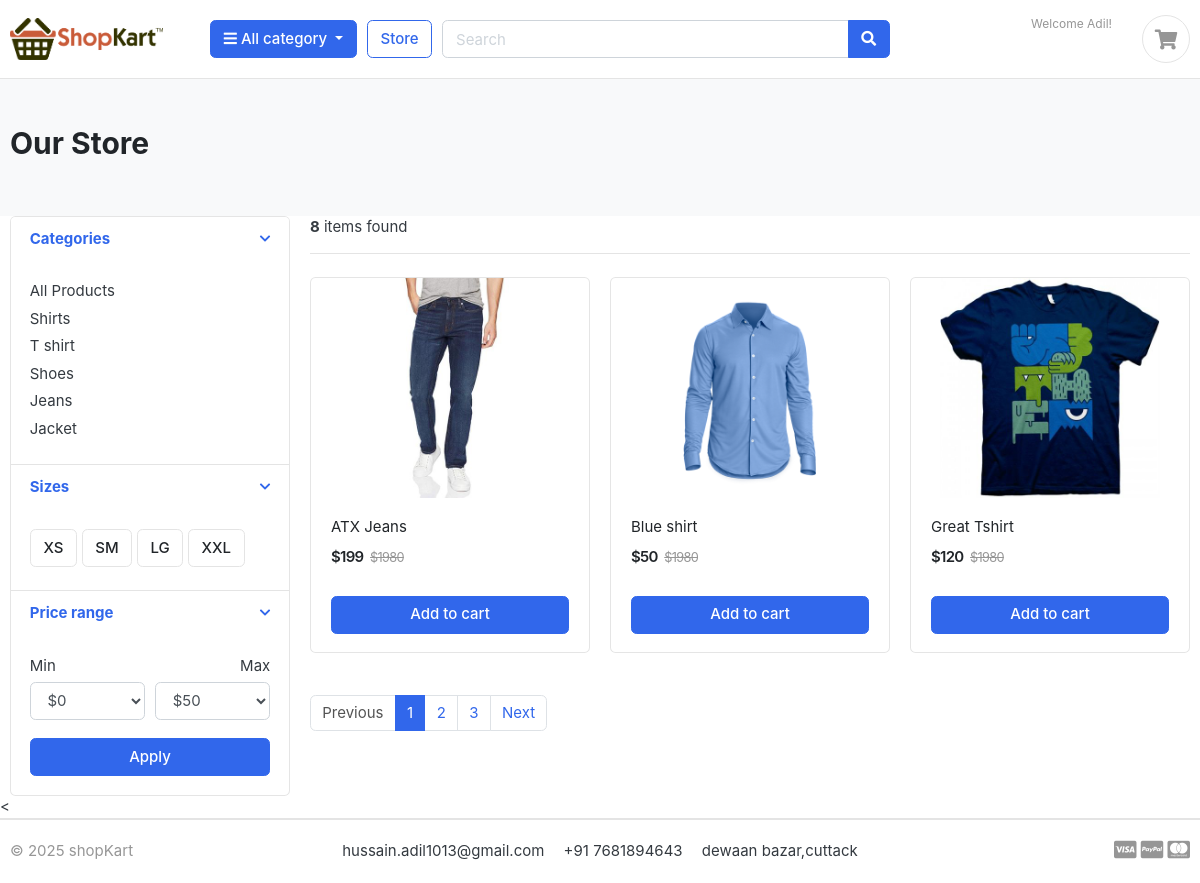
/store/ (signed in), run on the app's committed database.
### accounts/models.py (models this page shows, shortened)
class Account(AbstractBaseUser):
    first_name      = models.CharField(max_length=50)
    last_name       = models.CharField(max_length=50)
    username        = models.CharField(max_length=50, unique=True)
    email           = models.EmailField(max_length=100, unique=True)
    phone_number    = models.CharField(max_length=50)
    date_joined     = models.DateTimeField(auto_now_add=True)
    last_login      = models.DateTimeField(auto_now_add=True)
    is_admin        = models.BooleanField(default=False)
    is_staff        = models.BooleanField(default=False)
    is_active        = models.BooleanField(default=False)
    is_superadmin        = models.BooleanField(default=False)
    USERNAME_FIELD = 'email'
    REQUIRED_FIELDS = ['username', 'first_name', 'last_name']
    objects = MyAccountManager()

### category/models.py (models this page shows, shortened)
class Category(models.Model):
    category_name = models.CharField(max_length=50, unique=True)
    slug = models.SlugField(max_length=100, unique=True)
    description = models.TextField(max_length=255, blank=True)
    cat_image = models.ImageField(upload_to='photos/categories', blank=True)
    class Meta:
        verbose_name = 'category'
        verbose_name_plural = 'categories'
    def get_url(self):
            return reverse('products_by_category', args=[self.slug])

### store/models.py (models this page shows, shortened)
class Product(models.Model):
    product_name    = models.CharField(max_length=200, unique=True)
    slug            = models.SlugField(max_length=200, unique=True)
    description     = models.TextField(max_length=500, blank=True)
    price           = models.IntegerField()
    images          = models.ImageField(upload_to='photos/products')
    stock           = models.IntegerField()
    is_available    = models.BooleanField(default=True)
    category        = models.ForeignKey(Category, on_delete=models.CASCADE)
    created_date    = models.DateTimeField(auto_now_add=True)
    modified_date   = models.DateTimeField(auto_now=True)

### store/views.py (the view)
# urls.py: path('store/',include('store.urls')),
def store(request, category_slug=None):
    categories = None
    products = None
    if category_slug != None:
        categories = get_object_or_404(Category, slug=category_slug)
        products = Product.objects.filter(category=categories, is_available=True)
        paginator = Paginator(products, 1)
        page = request.GET.get('page')
        paged_products = paginator.get_page(page)
        product_count = products.count()
    else:
        products = Product.objects.all().filter(is_available=True).order_by('id')
        paginator = Paginator(products, 3)
        page = request.GET.get('page')
        paged_products = paginator.get_page(page)
        product_count = products.count()
    context = {
        'products': paged_products,
        'product_count': product_count,
    }
    return render(request, 'store/store.html', context)

### category/context_processors.py (called while the page is built)
def menu_links(request):
    links = Category.objects.all()
    return dict(links=links)

### templates/store/store.html (shortened to what this page needs)
{% extends 'base.html' %}
{% load static %}
{% block content %}
<section class="section-pagetop bg">
<div class="container">
	<h2 class="title-page">Our Store</h2>
</div>
</section section class="section-content padding-y">
<div class="container">
<div class="row">
	<aside class="col-md-3">
<div class="card">
	<article class="filter-group">
		<header class="card-header">
			<a href="#" data-toggle="collapse" data-target="#collapse_1" aria-expanded="true" class="">
				<i class="icon-control fa fa-chevron-down"></i>
				<h6 class="title">Categories</h6>
			</a>
		</header>
		<div class="filter-content collapse show" id="collapse_1" style="">
			<div class="card-body">
				<ul class="list-menu">
					<li><a href="{% url 'store' % }">All Products </a></li>
					{% for category in links %}
				<li><a href="{{ category.get_url }}">{{ category.category_name }} </a></li>
				</ul>
			</div>
		</div>
	</article>
	<article class="filter-group">
		<header class="card-header">
			<a href="#" data-toggle="collapse" data-target="#collapse_4" aria-expanded="true" class="">
				<i class="icon-control fa fa-chevron-down"></i>
				<h6 class="title">Sizes </h6>
			</a>
		</header>
		<div class="filter-content collapse show" id="collapse_4" style="">
			<div class="card-body">
			  <label class="checkbox-btn">
			    <span class="btn btn-light"> XS </span>
			  </label>
			  <label class="checkbox-btn">
			    <span class="btn btn-light"> SM </span>
			  </label>
			  <label class="checkbox-btn">
			    <span class="btn btn-light"> LG </span>
			  </label>
			  <label class="checkbox-btn">
			    <span class="btn btn-light"> XXL </span>
			  </label>
		</div>
		</div>
	</article>
	<article class="filter-group">
		<header class="card-header">
			<a href="#" data-toggle="collapse" data-target="#collapse_3" aria-expanded="true" class="">
				<i class="icon-control fa fa-chevron-down"></i>
				<h6 class="title">Price range </h6>
			</a>
		</header>
		<div class="filter-content collapse show" id="collapse_3" style="">
			<div class="card-body">
				<div class="form-row">
				<div class="form-group col-md-6">
				  <label>Min</label>
				  	<select class="mr-2 form-control">
						<option value="0">$0</option>
					</select>
				</div>
				<div class="form-group text-right col-md-6">
				  <label>Max</label>
				  	<select class="mr-2 form-control">
						<option value="50">$50</option>
					</select>
				</div>
				</div>
				<button class="btn btn-block btn-primary">Apply</button>
			</div>
		</div>
	</article>
</div>
	</aside>
	<main class="col-md-9">
<header class="border-bottom mb-4 pb-3">
		<div class="form-inline">
			<span class="mr-md-auto"><b>{{product_count}}</b> items found </span>
		</div>
</header>
<div class="row">
	{% for product in products %}
	<div class="col-md-4">
		<figure class="card card-product-grid">
			<div class="img-wrap">
				<img src="{{product.images.url}}">
			</div>
			<figcaption class="info-wrap">
				<div class="fix-height">
					<a href="./product-detail.html" class="title">{{ product.product_name}}</a>
					<div class="price-wrap mt-2">
						<span class="price">${{product.price}}</span>
						<del class="price-old">$1980</del>
					</div>
				</div>
				<a href="#" class="btn btn-block btn-primary">Add to cart </a>
			</figcaption>
		</figure>
	</div>
	{% endfor %}
</div>
<nav class="mt-4" aria-label="Page navigation sample">
  <ul class="pagination">
    <li class="page-item disabled"><a class="page-link" href="#">Previous</a></li>
    <li class="page-item active"><a class="page-link" href="#">1</a></li>
    <li class="page-item"><a class="page-link" href="#">2</a></li>
    <li class="page-item"><a class="page-link" href="#">3</a></li>
    <li class="page-item"><a class="page-link" href="#">Next</a></li>
  </ul>
</nav>
	</main>
</div>
</div>
{% endblock %}

### templates/includes/navbar.html (shortened to what this page needs)
{% load static %}
<header class="section-header">
<section class="header-main border-bottom">
  <div class="container">
<div class="row align-items-center">
  <div class="col-lg-2 col-md-3 col-6">
    <a href="{% url 'home' %}" class="brand-wrap">
      <img class="logo" src="{% static './images/logo.png' %}">
    </a>
  </div>
  <div class="col-lg col-sm col-md col-6 flex-grow-0">
    <div class="category-wrap dropdown d-inline-block float-right">
      <button type="button" class="btn btn-primary dropdown-toggle" data-toggle="dropdown">
        <i class="fa fa-bars"></i> All category
      </button>
    </div>
  </div>
  <a href="{% url 'store' %}" class="btn btn-outline-primary">Store</a>
  <div class="col-lg  col-md-6 col-sm-12 col">
      <div class="input-group w-100">
          <input type="text" class="form-control" style="width:60%;" placeholder="Search" name="keyword" required>
          <div class="input-group-append">
            <button class="btn btn-primary" type="submit">
              <i class="fa fa-search"></i>
            </button>
          </div>
        </div>
  </div>
  <div class="col-lg-3 col-sm-6 col-8 order-2 order-lg-3">
        <div class="d-flex justify-content-end mb-3 mb-lg-0">
          {% if user.id is None %}
          <div class="widget-header">
            <small class="title text-muted">Welcome guest!</small>
            <div>
            </div>
          </div>
          {% else %}
          <div class="widget-header">
            <small class="title text-muted">Welcome {{user.first_name}}!</small>
          </div>
          {% endif %}
          <a href="{% url 'cart' %}" class="widget-header pl-3 ml-3">
            <div class="icon icon-sm rounded-circle border"><i class="fa fa-shopping-cart"></i></div>
          </a>
        </div>
      </div>
</div>
  </div>
</section>
</header>

### static/css/ui.css (style rules this page uses)
html { font-family: "Inter", sans-serif; font-size: 15px; }
.img-wrap { text-align: center; display: block; }
.img-wrap img { max-width: 100%; }
.price-wrap { letter-spacing: -0.7px; }
.icon-xs, .icon-sm, .icon-md, .icon-lg { display: inline-block; text-align: center; flex-shrink: 0; flex-grow: 0; }
.icon-sm { width: 48px; height: 48px; line-height: 48px !important; font-size: 20px; }
figure { margin-bottom: 0; }
article:after, .form-group:after { display: block; clear: both; content: ""; }
.bg { background-color: #f8f9fa; }
.title-page { color: #212529; }
.header-main { position: relative; padding-top: 1rem; padding-bottom: 1rem; }
.brand-wrap .logo, .navbar-brand .logo { margin-right: 7px; max-height: 42px; display: inline-block; }
.widget-header { display: inline-block; vertical-align: middle; position: relative; }
.widget-header i { color: #969696; }
.widget-header .title { display: block; }
.btn-light { background-color: #fff; border-color: #e4e4e4; }
[class*=list-] li:after { visibility: hidden; display: block; content: ""; overflow: hidden; height: 0; clear: both; }
.list-menu { list-style: none; margin: 0; padding-left: 0; }
.list-menu li { margin-bottom: 5px; }
.list-menu a { color: #343a40; }
[class*=card-product] a.title { color: #212529; display: block; }
[class*=card-product] .img-wrap { overflow: hidden; position: relative; }
[class*=card-product] .img-wrap img { height: 100%; max-width: 100%; width: auto; display: inline-block; -o-object-fit: cover; object-fit: cover; }
.card-product-grid { margin-bottom: 20px; }
.card-product-grid .img-wrap { border-radius: 0.2rem 0.2rem 0 0; height: 220px; }
.card-product-grid .info-wrap { overflow: hidden; padding: 18px 20px; }
.card-product-grid .fix-height { height: 80px; overflow: hidden; }
.card .img-wrap { overflow: hidden; }
.price { font-weight: 600; color: #212529; }
.price-old { color: #969696; margin-left: 3px; font-size: 85%; }
.icon-control { margin-top: 5px; float: right; font-size: 80%; }
.card-header .title { margin-bottom: 0; line-height: 1.5; }
.filter-group { border-bottom: 1px solid #e4e4e4; }
.filter-group .card-header { border-bottom: 0; }
.filter-group:last-child { border-bottom: 0; }
.checkbox-btn { position: relative; }
.section-pagetop { padding: 45px 0; }

### data on the page
Account: first_name "Adil"
Category: category_name "Shirts"
Category: category_name "T shirt"
Category: category_name "Shoes"
Category: category_name "Jeans"
Category: category_name "Jacket"
Product: images (picture), product_name "ATX Jeans", price "199"
Product: images (picture), product_name "Blue shirt", price "50"
Product: images (picture), product_name "Great Tshirt", price "120"

### other printed values
{{ product_count }} "8"
